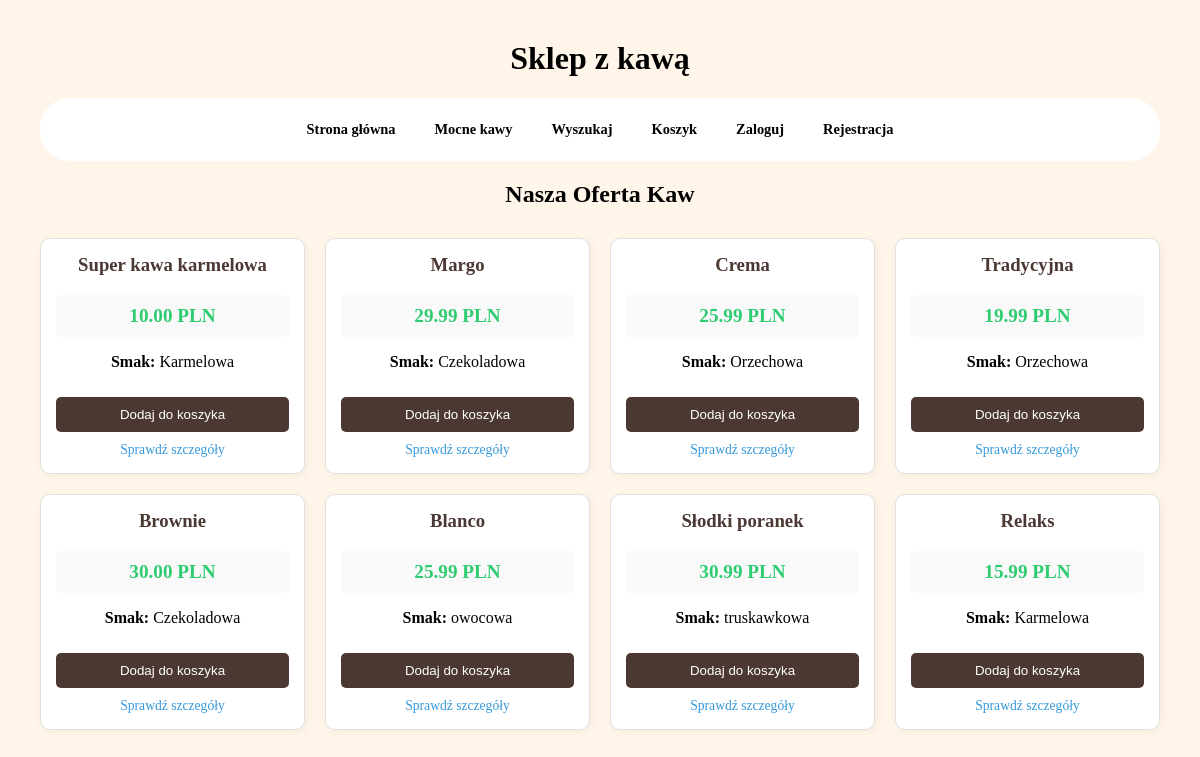
The page / on the database its author committed.
### sklep/models.py (models this page shows, shortened)
class Coffee(models.Model):
    name = models.CharField(max_length=100)
    coffeetype = models.CharField(max_length=1, choices=COFFEE_TYPES, default="Z")
    taste = models.ForeignKey(CoffeeTaste, null=True, blank=True, on_delete=models.SET_NULL)
    producent = models.ForeignKey(Producent, null=True, blank=True, on_delete=models.SET_NULL)
    price = models.DecimalField(
        max_digits=5, #maksymalnie 5 cyfr
        decimal_places=2, #2 miejsca po przecinku
        validators=[MinValueValidator(0.01)], #cena minimalna 0.01
        help_text="Cena kawy w PLN."
    )

class CoffeeTaste(models.Model):
    name = models.CharField(max_length=50, unique=True)
    description = models.TextField(blank=True, help_text="Krótki opis kawy.") #blank=True: Można nie wpisywać. help_text: Tekst pomocniczy w panelu admina pod polem wpisywania.
    coffee_strength = models.IntegerField(
        help_text="Moc kawy w skali od 1-5.",
        validators=[MinValueValidator(1), MaxValueValidator(5)] # liczba calkowita >=1 i <=5
    )
    coffee_acidity = models.IntegerField(
        help_text="Kwasowość kawy w skali od 1-3.",
        validators=[MinValueValidator(1), MaxValueValidator(3)]
    )

### sklep/views.py (the view)
# urls.py: path("", views.coffee_shop_view, name="sklep-home"), # strona główna sklepu z listą kaw
def coffee_shop_view(request):
    coffees = Coffee.objects.select_related("taste", "producent").all()
    return render(request, "sklep/coffee/shop.html", {"coffees": coffees})

### sklep/templates/sklep/coffee/shop.html (shortened to what this page needs)
{% extends "sklep/base.html" %}
{% block content %}
<h2 class="page-title">Nasza Oferta Kaw</h2>
<div class="grid">
    {% for coffee in coffees %}
        <div class="card">
            <h3>{{ coffee.name }}</h3>
            <div class="price-box">
                <span class="price">{{ coffee.price }} PLN</span>
            </div>
            <p><strong>Smak:</strong> {{ coffee.taste.name|default:"Klasyczny" }}</p>
            <form action="{% url 'cart-add' coffee.id %}" method="POST">
                <button type="submit" class="btn">
                    Dodaj do koszyka
                </button>
            </form>
            <a href="{% url 'coffee-detail-html' coffee.id %}" class="details-link">
                Sprawdź szczegóły
            </a>
        </div>
    {% empty %}
        <p class="empty">
            Aktualnie brak świeżej kawy w magazynie. Zapraszamy jutro!
        </p>
    {% endfor %}
</div>
{% endblock %}

### sklep/static/css/sklep.css (style rules this page uses)
body { background-color: #fff5e8; font-family: 'Century Gothic'; margin: 40px; }

### sklep/templates/sklep/coffee/shop.html (style rules this page uses)
.page-title { text-align: center; margin-bottom: 30px; }
.grid { display: grid; grid-template-columns: repeat(auto-fill, minmax(250px, 1fr)); gap: 20px; }
.card { border: 1px solid #e0e0e0; padding: 15px; border-radius: 10px; box-shadow: 2px 2px 10px rgba(0,0,0,0.05); text-align: center; background-color: #fff; }
.card h3 { color: #4b3832; margin-top: 0; }
.price-box { background-color: #f9f9f9; padding: 10px; border-radius: 5px; margin: 10px 0; }
.price { font-size: 1.2em; font-weight: bold; color: #2ecc71; }
.btn { background-color: #4b3832; color: white; border: none; padding: 10px 20px; border-radius: 5px; cursor: pointer; width: 100%; margin-top: 10px; }
.details-link { display: inline-block; margin-top: 10px; font-size: 0.85em; color: #3498db; text-decoration: none; }

### rows shown on the page
Coffee: name "Super kawa karmelowa", price "10.00", taste.name "Karmelowa"
Coffee: name "Margo", price "29.99", taste.name "Czekoladowa"
Coffee: name "Crema", price "25.99", taste.name "Orzechowa"
Coffee: name "Tradycyjna", price "19.99", taste.name "Orzechowa"
Coffee: name "Brownie", price "30.00", taste.name "Czekoladowa"
Coffee: name "Blanco", price "25.99", taste.name "owocowa"
Coffee: name "Słodki poranek", price "30.99", taste.name "truskawkowa"
Coffee: name "Relaks", price "15.99", taste.name "Karmelowa"
